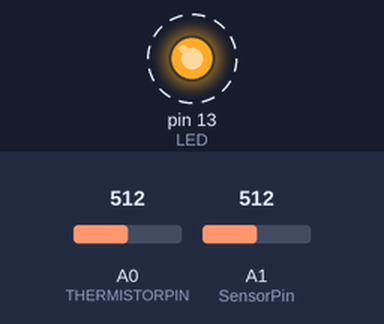
The sketch below on a simulated Arduino Uno, built with avr-gcc and run on an emulated ATmega328P. On the bench: output pins drawn as LEDs (lit = HIGH). Dashed ring = blinking. The inputs (shaded band) are chosen by the test bench; at power-on: A0 (THERMISTORPIN) = 512, A1 (SensorPin) = 512. What the sketch prints to the serial monitor is not drawn.

Above: at 1.2 s.
1.3 s: A0 (THERMISTORPIN) set to 1023
Timing chart, 0 to 11.6 s (numbered marks = the images above; inputs shaded):
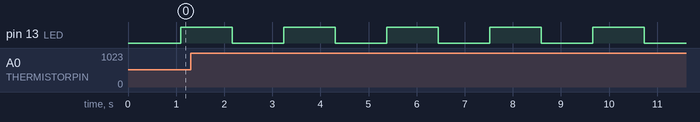

The sketch:

DO_PH_THERM.ino
```cpp
//=============
//DO Code
//=============

#include <SoftwareSerial.h>                           //we have to include the SoftwareSerial library, or else we can't use it
#define rx 2                                          //define what pin rx is going to be
#define tx 3                                          //define what pin tx is going to be

//=============
//PH Code
//=============

#define SensorPin A1 //pH meter Analog output to Arduino Analog Input 0
#define Offset 0.00 //deviation compensate
#define LED 13
#define samplingInterval 20
#define printInterval 975
#define ArrayLenth 40 //times of collection

//=============
//Thermister
//=============

// which analog pin to connect
#define THERMISTORPIN A0
// resistance at 25 degrees C
#define THERMISTORNOMINAL 10000
// temp. for nominal resistance (almost always 25 C)
#define TEMPERATURENOMINAL 25
// how many samples to take and average, more takes longer
// but is more 'smooth'
#define NUMSAMPLES 5
// The beta coefficient of the thermistor (usually 3000-4000)
#define BCOEFFICIENT 3950
// the value of the 'other' resistor
#define SERIESRESISTOR 10000

//=============
//DO Code
//=============

SoftwareSerial myserial(rx, tx);                      //define how the soft serial port is going to work


String inputstring = "";                              //a string to hold incoming data from the PC
String sensorstring = "";                             //a string to hold the data from the Atlas Scientific product
boolean input_string_complete = false;                //have we received all the data from the PC
boolean sensor_string_complete = false;               //have we received all the data from the Atlas Scientific product
float DO;                                             //used to hold a floating point number that is the DO

//=============
//PH Code
//=============

int pHArray[ArrayLenth]; //Store the average value of the sensor feedback
int pHArrayIndex=0;

//=============
//Thermister
//=============

uint16_t samples[NUMSAMPLES];

void setup()
{
//=============
//PH Code
//=============
  pinMode(LED,OUTPUT);
  Serial.begin(9600);
  Serial.println("pH meter experiment!"); //Test the serial monitor

//=============
//DO Code
//=============

 Serial.begin(9600);                                 //set baud rate for the hardware serial port_0 to 9600
  myserial.begin(9600);                               //set baud rate for the software serial port to 9600
  inputstring.reserve(10);                            //set aside some bytes for receiving data from the PC
  sensorstring.reserve(30);                           //set aside some bytes for receiving data from Atlas Scientific product

//=============
//Thermister
//=============

  Serial.begin(9600);
  analogReference(EXTERNAL);

}

 void serialEvent() {                                  //if the hardware serial port_0 receives a char
  inputstring = Serial.readStringUntil(13);           //read the string until we see a <CR>
  input_string_complete = true;                       //set the flag used to tell if we have received a completed string from the PC
}

void loop () {
  DOcode();
  PHcode();
  THcode();
}

void DOcode(){                                         //here we go...

  if (input_string_complete){                         //if a string from the PC has been received in its entirety
    myserial.print(inputstring);                      //send that string to the Atlas Scientific product
    myserial.print('\r');                             //add a <CR> to the end of the string
    inputstring = "";                                 //clear the string
    input_string_complete = false;                    //reset the flag used to tell if we have received a completed string from the PC
  }

  if (myserial.available() > 0) {                     //if we see that the Atlas Scientific product has sent a character
    char inchar = (char)myserial.read();              //get the char we just received
    sensorstring += inchar;                           //add the char to the var called sensorstring
    if (inchar == '\r') {                             //if the incoming character is a <CR>
      sensor_string_complete = true;                  //set the flag
    }
  }


  if (sensor_string_complete== true) {                //if a string from the Atlas Scientific product has been received in its entirety
    Serial.println(sensorstring);                     //send that string to the PC's serial monitor
    /*                                                //uncomment this section to see how to convert the DO reading from a string to a float
    if (isdigit(sensorstring[0])) {                   //if the first character in the string is a digit
      DO = sensorstring.toFloat();                    //convert the string to a floating point number so it can be evaluated by the Arduino
      if (DO >= 6.0) {                                //if the DO is greater than or equal to 6.0
        Serial.println("high");                       //print "high" this is demonstrating that the Arduino is evaluating the DO as a number and not as a string
      }
      if (DO <= 5.99) {                               //if the DO is less than or equal to 5.99
        Serial.println("low");                        //print "low" this is demonstrating that the Arduino is evaluating the DO as a number and not as a string
      }
    }
    */
    sensorstring = "";                                //clear the string
    sensor_string_complete = false;                   //reset the flag used to tell if we have received a completed string from the Atlas Scientific product
  }
}

//===============

void PHcode(){
static unsigned long samplingTime = millis();
  static unsigned long printTime = millis();
  static float pHValue,voltage;
  if(millis()-samplingTime > samplingInterval)
  {
    pHArray[pHArrayIndex++]=analogRead(SensorPin);
    if(pHArrayIndex==ArrayLenth)pHArrayIndex=0;
    voltage = avergearray(pHArray, ArrayLenth)*5.0/1024;
    pHValue = 3.5*voltage+Offset;
    samplingTime=millis();
}
if(millis() - printTime > printInterval) //Every 800 milliseconds, print a numerical, convert the state of the LED indicator
{
    Serial.print("Voltage:");
    Serial.print(voltage,2);
    Serial.print(" pH value: ");
    Serial.println(pHValue,2);
    digitalWrite(LED,digitalRead(LED)^1);
    printTime=millis();
  }
}
double avergearray(int* arr, int number){
  int i;
  int max,min;
  double avg;
  long amount=0;
  if(number<=0){
    Serial.println("Error number for the array to avraging!/n");
    return 0;
  }
  if(number<5){ //less than 5, calculated directly statistics
    for(i=0;i<number;i++){
      amount+=arr[i];
    }
    avg = amount/number;
    return avg;
  }else{
    if(arr[0]<arr[1]){
      min = arr[0];max=arr[1];
  }
  else{
    min=arr[1];max=arr[0];
  }
  for(i=2;i<number;i++){
    if(arr[i]<min){
      amount+=min; //arr<min
      min=arr[i];
  }else {
    if(arr[i]>max){
      amount+=max; //arr>max
      max=arr[i];
  }else{
      amount+=arr[i]; //min<=arr<=max
    }
  }//if
}//for
avg = (double)amount/(number-2);
}//if
return avg;
}

//============

void THcode(){
uint8_t i;
  float average;

  // take N samples in a row, with a slight delay
  for (i=0; i< NUMSAMPLES; i++) {
    samples[i] = analogRead(THERMISTORPIN);
    delay(10);
}

  // average all the samples out
  average = 0;
  for (i=0; i< NUMSAMPLES; i++) {
    average += samples[i];
}
  average /= NUMSAMPLES;

  Serial.print("Average analog reading ");
  Serial.println(average);

  // convert the value to resistance
  average = 1023 / average - 1;
  average = SERIESRESISTOR / average;
  Serial.print("Thermistor resistance ");
  Serial.println(average);

  float steinhart;
  steinhart = average / THERMISTORNOMINAL; // (R/Ro)
  steinhart = log(steinhart); // ln(R/Ro)
  steinhart /= BCOEFFICIENT; // 1/B * ln(R/Ro)
  steinhart += 1.0 / (TEMPERATURENOMINAL + 273.15); // + (1/To)
  steinhart = 1.0 / steinhart; // Invert
  steinhart -= 273.15; // convert to C

  Serial.print("Temperature ");
  Serial.print(steinhart);
  Serial.println(" *C");

  delay(1000);
}
```

Measured:
- by itself, pin 13 (LED): alternates HIGH for 1.1 s and LOW for 1.1 s
